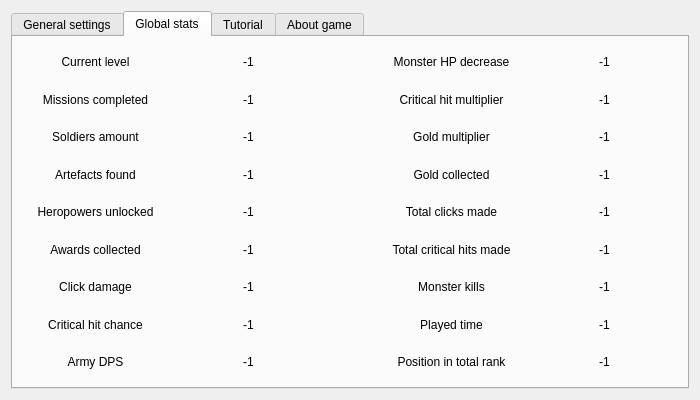
<?xml version="1.0" encoding="UTF-8"?>
<ui version="4.0">
 <class>SettingsUI</class>
 <widget class="QDialog" name="SettingsUI">
  <property name="geometry">
   <rect>
    <x>0</x>
    <y>0</y>
    <width>700</width>
    <height>400</height>
   </rect>
  </property>
  <property name="sizePolicy">
   <sizepolicy hsizetype="Fixed" vsizetype="Fixed">
    <horstretch>70</horstretch>
    <verstretch>0</verstretch>
   </sizepolicy>
  </property>
  <property name="minimumSize">
   <size>
    <width>700</width>
    <height>400</height>
   </size>
  </property>
  <property name="maximumSize">
   <size>
    <width>700</width>
    <height>400</height>
   </size>
  </property>
  <property name="windowTitle">
   <string>Setings</string>
  </property>
  <layout class="QGridLayout" name="gridLayout">
   <item row="0" column="0">
    <widget class="QTabWidget" name="settingsTabs_tabWidget">
     <property name="currentIndex">
      <number>1</number>
     </property>
     <widget class="QWidget" name="gnrlSettings_tab">
      <attribute name="title">
       <string>General settings</string>
      </attribute>
      <widget class="QLabel" name="todo1">
       <property name="geometry">
        <rect>
         <x>50</x>
         <y>160</y>
         <width>141</width>
         <height>13</height>
        </rect>
       </property>
       <property name="text">
        <string>TODO: something with music.</string>
       </property>
      </widget>
      <widget class="QLabel" name="todo2">
       <property name="geometry">
        <rect>
         <x>50</x>
         <y>200</y>
         <width>141</width>
         <height>13</height>
        </rect>
       </property>
       <property name="text">
        <string>TODO: something with share.</string>
       </property>
      </widget>
      <widget class="QLabel" name="todo3">
       <property name="geometry">
        <rect>
         <x>50</x>
         <y>250</y>
         <width>94</width>
         <height>13</height>
        </rect>
       </property>
       <property name="text">
        <string>TODO: save button</string>
       </property>
      </widget>
     </widget>
     <widget class="QWidget" name="glblStats_tab">
      <attribute name="title">
       <string>Global stats</string>
      </attribute>
      <layout class="QGridLayout" name="gridLayout_2">
       <item row="0" column="0">
        <layout class="QHBoxLayout" name="horizontalLayout">
         <item>
          <layout class="QVBoxLayout" name="verticalLayout">
           <item>
            <widget class="QLabel" name="descr_lbl_1">
             <property name="text">
              <string>Current level</string>
             </property>
             <property name="alignment">
              <set>Qt::AlignCenter</set>
             </property>
            </widget>
           </item>
           <item>
            <widget class="QLabel" name="descr_lbl_2">
             <property name="text">
              <string>Missions completed</string>
             </property>
             <property name="alignment">
              <set>Qt::AlignCenter</set>
             </property>
            </widget>
           </item>
           <item>
            <widget class="QLabel" name="descr_lbl_3">
             <property name="text">
              <string>Soldiers amount</string>
             </property>
             <property name="alignment">
              <set>Qt::AlignCenter</set>
             </property>
            </widget>
           </item>
           <item>
            <widget class="QLabel" name="descr_lbl_4">
             <property name="text">
              <string>Artefacts found</string>
             </property>
             <property name="alignment">
              <set>Qt::AlignCenter</set>
             </property>
            </widget>
           </item>
           <item>
            <widget class="QLabel" name="descr_lbl_5">
             <property name="text">
              <string>Heropowers unlocked</string>
             </property>
             <property name="alignment">
              <set>Qt::AlignCenter</set>
             </property>
            </widget>
           </item>
           <item>
            <widget class="QLabel" name="descr_lbl_6">
             <property name="text">
              <string>Awards collected</string>
             </property>
             <property name="alignment">
              <set>Qt::AlignCenter</set>
             </property>
            </widget>
           </item>
           <item>
            <widget class="QLabel" name="descr_lbl_7">
             <property name="text">
              <string>Click damage</string>
             </property>
             <property name="alignment">
              <set>Qt::AlignCenter</set>
             </property>
            </widget>
           </item>
           <item>
            <widget class="QLabel" name="descr_lbl_8">
             <property name="text">
              <string>Critical hit chance</string>
             </property>
             <property name="alignment">
              <set>Qt::AlignCenter</set>
             </property>
            </widget>
           </item>
           <item>
            <widget class="QLabel" name="descr_lbl_9">
             <property name="text">
              <string>Army DPS</string>
             </property>
             <property name="alignment">
              <set>Qt::AlignCenter</set>
             </property>
            </widget>
           </item>
          </layout>
         </item>
         <item>
          <layout class="QVBoxLayout" name="verticalLayout_2">
           <item>
            <widget class="QLabel" name="val_lbl_1">
             <property name="text">
              <string>-1</string>
             </property>
             <property name="alignment">
              <set>Qt::AlignCenter</set>
             </property>
            </widget>
           </item>
           <item>
            <widget class="QLabel" name="val_lbl_2">
             <property name="text">
              <string>-1</string>
             </property>
             <property name="alignment">
              <set>Qt::AlignCenter</set>
             </property>
            </widget>
           </item>
           <item>
            <widget class="QLabel" name="val_lbl_3">
             <property name="text">
              <string>-1</string>
             </property>
             <property name="alignment">
              <set>Qt::AlignCenter</set>
             </property>
            </widget>
           </item>
           <item>
            <widget class="QLabel" name="val_lbl_4">
             <property name="text">
              <string>-1</string>
             </property>
             <property name="alignment">
              <set>Qt::AlignCenter</set>
             </property>
            </widget>
           </item>
           <item>
            <widget class="QLabel" name="val_lbl_5">
             <property name="text">
              <string>-1</string>
             </property>
             <property name="alignment">
              <set>Qt::AlignCenter</set>
             </property>
            </widget>
           </item>
           <item>
            <widget class="QLabel" name="val_lbl_6">
             <property name="text">
              <string>-1</string>
             </property>
             <property name="alignment">
              <set>Qt::AlignCenter</set>
             </property>
            </widget>
           </item>
           <item>
            <widget class="QLabel" name="val_lbl_7">
             <property name="text">
              <string>-1</string>
             </property>
             <property name="alignment">
              <set>Qt::AlignCenter</set>
             </property>
            </widget>
           </item>
           <item>
            <widget class="QLabel" name="val_lbl_8">
             <property name="text">
              <string>-1</string>
             </property>
             <property name="alignment">
              <set>Qt::AlignCenter</set>
             </property>
            </widget>
           </item>
           <item>
            <widget class="QLabel" name="val_lbl_9">
             <property name="text">
              <string>-1</string>
             </property>
             <property name="alignment">
              <set>Qt::AlignCenter</set>
             </property>
            </widget>
           </item>
          </layout>
         </item>
        </layout>
       </item>
       <item row="0" column="1">
        <spacer name="horizontalSpacer">
         <property name="orientation">
          <enum>Qt::Horizontal</enum>
         </property>
         <property name="sizeType">
          <enum>QSizePolicy::Fixed</enum>
         </property>
         <property name="sizeHint" stdset="0">
          <size>
           <width>50</width>
           <height>20</height>
          </size>
         </property>
        </spacer>
       </item>
       <item row="0" column="2">
        <layout class="QHBoxLayout" name="horizontalLayout_2">
         <item>
          <layout class="QVBoxLayout" name="verticalLayout_3">
           <item>
            <widget class="QLabel" name="descr_lbl_10">
             <property name="text">
              <string>Monster HP decrease</string>
             </property>
             <property name="alignment">
              <set>Qt::AlignCenter</set>
             </property>
            </widget>
           </item>
           <item>
            <widget class="QLabel" name="descr_lbl_11">
             <property name="text">
              <string>Critical hit multiplier</string>
             </property>
             <property name="alignment">
              <set>Qt::AlignCenter</set>
             </property>
            </widget>
           </item>
           <item>
            <widget class="QLabel" name="descr_lbl_12">
             <property name="text">
              <string>Gold multiplier</string>
             </property>
             <property name="alignment">
              <set>Qt::AlignCenter</set>
             </property>
            </widget>
           </item>
           <item>
            <widget class="QLabel" name="descr_lbl_13">
             <property name="text">
              <string>Gold collected</string>
             </property>
             <property name="alignment">
              <set>Qt::AlignCenter</set>
             </property>
            </widget>
           </item>
           <item>
            <widget class="QLabel" name="descr_lbl_14">
             <property name="text">
              <string>Total clicks made</string>
             </property>
             <property name="alignment">
              <set>Qt::AlignCenter</set>
             </property>
            </widget>
           </item>
           <item>
            <widget class="QLabel" name="descr_lbl_15">
             <property name="text">
              <string>Total critical hits made</string>
             </property>
             <property name="alignment">
              <set>Qt::AlignCenter</set>
             </property>
            </widget>
           </item>
           <item>
            <widget class="QLabel" name="descr_lbl_16">
             <property name="text">
              <string>Monster kills</string>
             </property>
             <property name="alignment">
              <set>Qt::AlignCenter</set>
             </property>
            </widget>
           </item>
           <item>
            <widget class="QLabel" name="descr_lbl_17">
             <property name="text">
              <string>Played time</string>
             </property>
             <property name="alignment">
              <set>Qt::AlignCenter</set>
             </property>
            </widget>
           </item>
           <item>
            <widget class="QLabel" name="descr_lbl_18">
             <property name="text">
              <string>Position in total rank</string>
             </property>
             <property name="alignment">
              <set>Qt::AlignCenter</set>
             </property>
            </widget>
           </item>
          </layout>
         </item>
         <item>
          <layout class="QVBoxLayout" name="verticalLayout_4">
           <item>
            <widget class="QLabel" name="val_lbl_10">
             <property name="text">
              <string>-1</string>
             </property>
             <property name="alignment">
              <set>Qt::AlignCenter</set>
             </property>
            </widget>
           </item>
           <item>
            <widget class="QLabel" name="val_lbl_11">
             <property name="text">
              <string>-1</string>
             </property>
             <property name="alignment">
              <set>Qt::AlignCenter</set>
             </property>
            </widget>
           </item>
           <item>
            <widget class="QLabel" name="val_lbl_12">
             <property name="text">
              <string>-1</string>
             </property>
             <property name="alignment">
              <set>Qt::AlignCenter</set>
             </property>
            </widget>
           </item>
           <item>
            <widget class="QLabel" name="val_lbl_13">
             <property name="text">
              <string>-1</string>
             </property>
             <property name="alignment">
              <set>Qt::AlignCenter</set>
             </property>
            </widget>
           </item>
           <item>
            <widget class="QLabel" name="val_lbl_14">
             <property name="text">
              <string>-1</string>
             </property>
             <property name="alignment">
              <set>Qt::AlignCenter</set>
             </property>
            </widget>
           </item>
           <item>
            <widget class="QLabel" name="val_lbl_15">
             <property name="text">
              <string>-1</string>
             </property>
             <property name="alignment">
              <set>Qt::AlignCenter</set>
             </property>
            </widget>
           </item>
           <item>
            <widget class="QLabel" name="val_lbl_16">
             <property name="text">
              <string>-1</string>
             </property>
             <property name="alignment">
              <set>Qt::AlignCenter</set>
             </property>
            </widget>
           </item>
           <item>
            <widget class="QLabel" name="val_lbl_17">
             <property name="text">
              <string>-1</string>
             </property>
             <property name="alignment">
              <set>Qt::AlignCenter</set>
             </property>
            </widget>
           </item>
           <item>
            <widget class="QLabel" name="val_lbl_18">
             <property name="text">
              <string>-1</string>
             </property>
             <property name="alignment">
              <set>Qt::AlignCenter</set>
             </property>
            </widget>
           </item>
          </layout>
         </item>
        </layout>
       </item>
      </layout>
     </widget>
     <widget class="QWidget" name="tutorial_tab">
      <attribute name="title">
       <string>Tutorial</string>
      </attribute>
     </widget>
     <widget class="QWidget" name="about_tab">
      <attribute name="title">
       <string>About game</string>
      </attribute>
     </widget>
    </widget>
   </item>
  </layout>
 </widget>
 <resources/>
 <connections/>
</ui>
